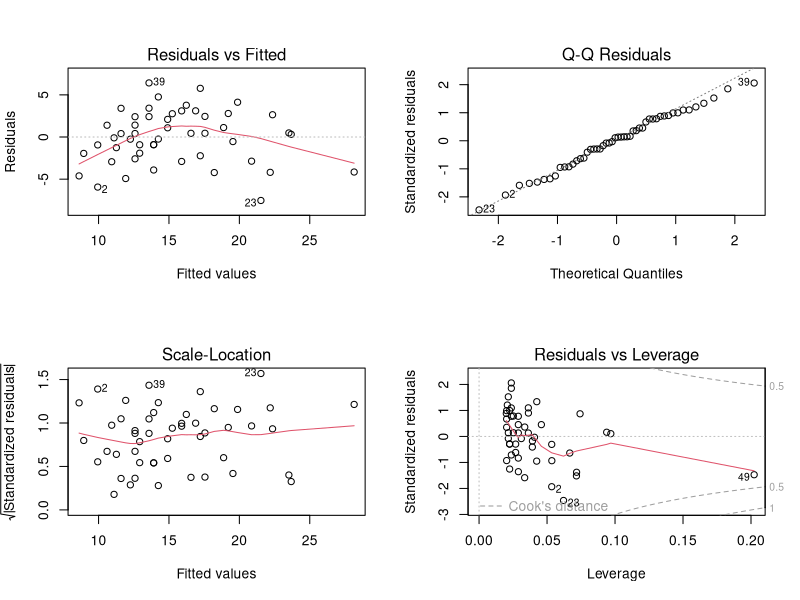
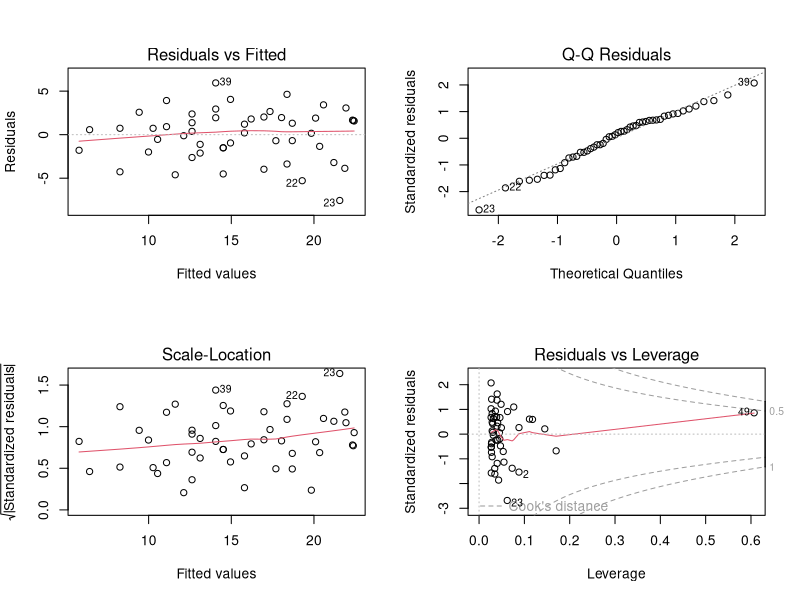
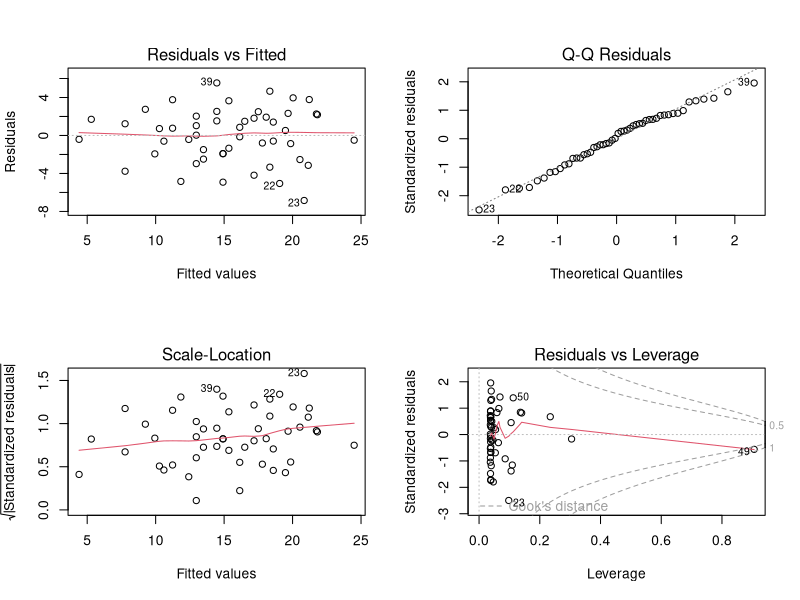
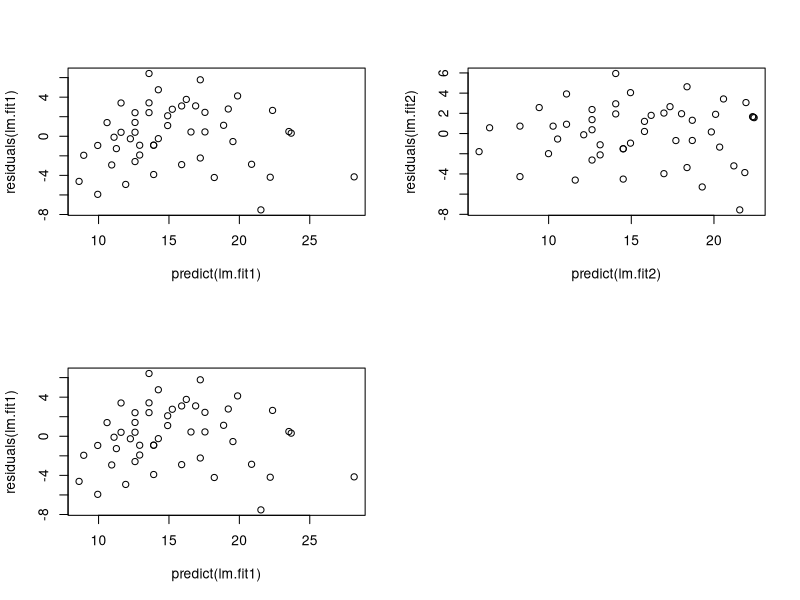

The R script that drew these images, in order:
data1<-cars
data1
attach(data1)
summary(data1)

#the minimum speed in the dataset cars is 4mph while the maximum is of 25 mph. 
#Half of the observations lie above and half of the observations lie below the speed of 15 mph
#average speed of the cars dataset is found to be 15.4 mph
#i.e., on an average the observations have the speed of 15.4 mph

#the minimum distance in the dataset cars is 2 ft while the maximum is 120 ft.
#half of the observations lie above and half of the observations lie below the distance of 36 ft
#average distance covered is 42.98 ft

cor(data1)

#speed and distance are found to be correlated with correlation coefficient of 0.8068
#which indicates a pretty strong relationship between the two

lm.fit1=lm(speed~dist,data=data1)
summary(lm.fit1)
par(mfrow=c(2,2))
plot(lm.fit1)

# fitting a linear model between speed and distance 
#(speed as the response variable while distance as the predictor variable)
#from the coefficients table we have the evidence of the relationship between the response and the predictor
#also, the multiple R-squared (0.6511) explains the 65% of the variance in the training dataset
#while the adjusted R-squared indicates that the fit will be able to explain 64.38% of the variance
# in the test data (while predicting)

# the residual vs the fitted plot of the linear fit shows a trend (reverse parabola)
# indicating the presence of non linear relationship between the response and the indicator

# the Normal Q-Q plot indicate that the residuals are normally distributed among all the observations of the dataset

#the Scale-Location plot shows a horizontal red solid line which indicates homoscadacity
#(the values have equal variance)

#the residuals vs leverage plot indicates that the 49th observation will affect the linear regression fit if removed from the model

lm.fit2=lm(speed~poly(dist,2),data=data1)
summary(lm.fit2)
par(mfrow=c(2,2))
plot(lm.fit2)

#fitting a non linear model between speed and distance
# (OF DEGREE 2)
#the coefficients table of the polynomial fit of degree 2 clearly gives evidence of the 
#presence of relationship between distance and (distance)^2
# multiple R-squared explains 71% of the variations in the data (which is much better than the linear fit model with only 65% of the variances explained)
# Adjusted R-square increased for the polynomial model, but the increase is not much significant
#which indicates that (distance)^2 doesn't explain much of the variances except the ones already 
# done by the (distance) component 

#the residuals vs fitted plot of the regression fit shows no particular trend and hence provides us
# with the evidence that the training data contains non linear relationship between the response and the predictor

#the Normal Q-Q plot of the regression fit shows that the residuals are normally fit across all the data points of the data

#the Scale-Location plot of the regression fit shows homoscadacity in the dataset

#the Residual vs Leverage plot now shows that the regression fit with and without the 49th observation 
#will not have a huge impact as it is on the border of Cook's distance

lm.fit3=lm(speed~poly(dist,3),data=data1)
summary(lm.fit3)
par(mfrow=c(2,2))
plot(lm.fit3)

# Polynomial regression for speed and distance (degree 3)
# the coefficient table of the regression model shows that the component (distance)^3 doesn't have much correlation with the response
# unlike distance and (distance)^2 components
# multiple R now explains 72% of the variations in the training dataset 
#but the Adjusted R- square shows insignificant increase, which may be due to overfitting of the training data 

#the residual vs fitted plot shows equally distributed points and absence of any trend which justifies the polynomial regression

#the Normal Q-Q plot shows that the residuals are normally distributed for the dataset

#the scale-location plot shows homoscadacity

#the residual vs leverage plot for cubic regression is similar to that of the quadratic regression
# as again 49th observation has an impact on the regression fit line

lm.predict1=predict(lm.fit1,data.frame(speed=c(5,10,15)), interval="confidence")
lm.predict1
plot(predict(lm.fit1),residuals(lm.fit1))

# confidence intervals for linear model

lm.predict2=predict(lm.fit2,data.frame(speed=c(5,10,15)), interval="confidence")
lm.predict2
plot(predict(lm.fit2),residuals(lm.fit2))

# confidence intervals for quadratic regression model

lm.predict3=predict(lm.fit3,data.frame(speed=c(5,10,15)), interval="confidence")
lm.predict3
plot(predict(lm.fit1),residuals(lm.fit1))

#confidence intervals for cubic regression model

library(boot)

#calculating the test error for the linear model

glm.fit=glm(speed~dist,data=data1)
cv.err=cv.glm(data1,glm.fit)
cv.err
cv.err$delta

#calculating test error for the three regression fits together

cv.error=rep(0,3)
for (i in 1:3){
  glm.fit=glm(speed~poly(dist,i), data=data1)
  cv.error[i]=cv.glm(data1,glm.fit)$delta[1]
}
cv.error

#the test error (by LOOCV method) for the quadratic fit is the least among the three, indicating it best represents the training data
#as well as capable of making predictions accurately

set.seed(17)
cv.error.10=rep(0,10)
for(i in 1:10){
  glm.fit=glm(speed~poly(dist,i),data=data1)
  cv.error.10[i]=cv.glm(data1,glm.fit,K=10)$delta[1]
}
round(cv.error.10)

#the test error (by K-level CV method, here, k=10) also shows that the quadratic regression model is the best fit to describe the model


#*******INTERPRETATION*******
#the quadratic regression model best describes the training data accurately and is capable 
#of making predictions with test error of approx. 9 (both by LOOCV and K-fold CV method)
#the model explains the variations well without overfitting the data